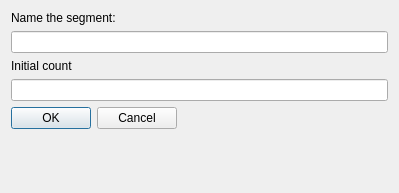
<?xml version="1.0" encoding="UTF-8"?>
<ui version="4.0">
 <class>NameSegmentDialog</class>
 <widget class="QDialog" name="NameSegmentDialog">
  <property name="geometry">
   <rect>
    <x>0</x>
    <y>0</y>
    <width>399</width>
    <height>193</height>
   </rect>
  </property>
  <property name="windowTitle">
   <string>saniHUB RedBasica</string>
  </property>
  <layout class="QFormLayout" name="formLayout">
   <item row="0" column="0">
    <widget class="QLabel" name="label">
     <property name="text">
      <string>Name the segment:</string>
     </property>
    </widget>
   </item>
   <item row="2" column="0">
    <widget class="QLabel" name="label_2">
     <property name="text">
      <string>Initial count</string>
     </property>
    </widget>
   </item>
   <item row="4" column="0">
    <widget class="QDialogButtonBox" name="buttonBox">
     <property name="standardButtons">
      <set>QDialogButtonBox::Cancel|QDialogButtonBox::Ok</set>
     </property>
    </widget>
   </item>
   <item row="1" column="0" colspan="2">
    <widget class="QLineEdit" name="txtSegmentName"/>
   </item>
   <item row="3" column="0" colspan="2">
    <widget class="QLineEdit" name="txtInitialCount"/>
   </item>
  </layout>
 </widget>
 <resources/>
 <connections/>
</ui>
